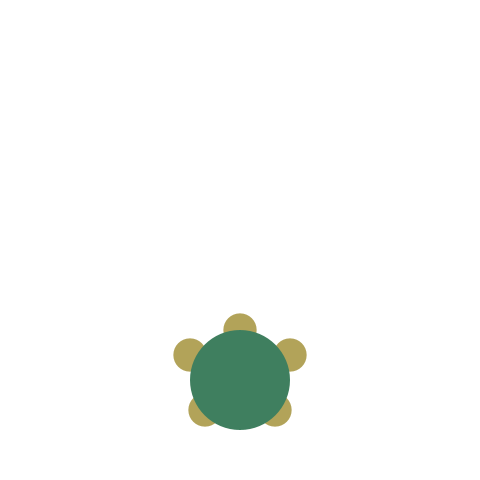
Frame 1 (no input)
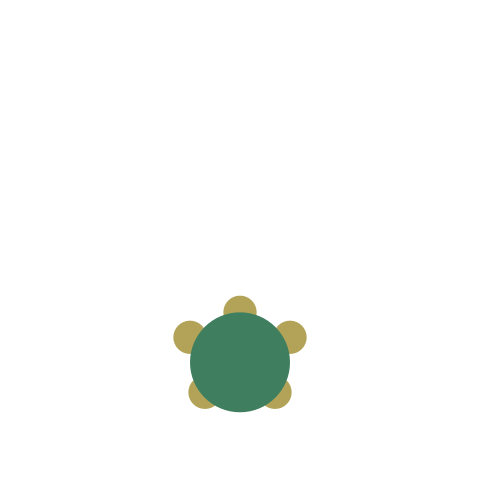
Frame 60 (the mouse pressed at the canvas centre just before this capture)
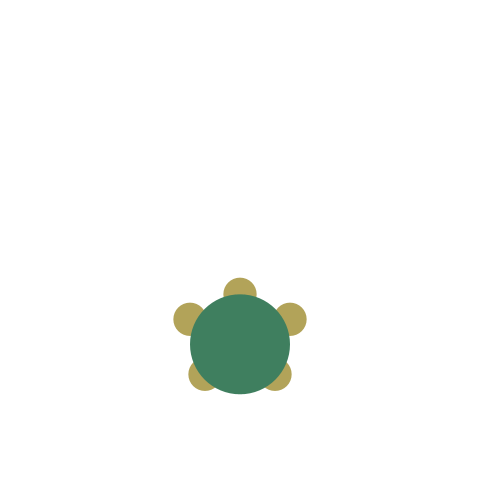
Frame 120 (the mouse held since frame 60 and released just before this capture)

The Processing sketch that drew these frames (run headless with seeded random() and noise(); from frame 60 on, the mouse is pressed at the canvas centre):

// Processing sketch: turtle
// ── turtle.pde
final float turtleD  = 100;        // 亀の大きさ(甲羅の直径)
Turtle turtle;

void setup() {
  size(480, 480);
  noStroke();
  colorMode(HSB, 360, 100, 100);
  turtle = new Turtle(turtleD, width / 2, height - turtleD);
}

void draw() {
  background(0, 0, 100);
  turtle.drawFigure();
  turtle.move();
}

class Turtle {
  final float vx0 = 0;
  final float vy0 = -0.3;
  float x;
  float y;
  float vx;
  float vy;
  float d;
  Shell shell;
  Head head;
  Foot foot;
  Turtle(float d, float x, float y) {  // 甲羅の直径と中心の初期位置
    this.d = d;
    this.x = x;
    this.y = y;
    vx = vx0;
    vy = vy0;
    head = new Head(d / 3, 0, - d / 2);
    shell = new Shell(d, 0, 0);
    foot = new Foot(d / 3, d / 2, - d / 4);
  }
  void drawFigure() {
    head.drawFigure(x, y);         // 頭を描画する
    foot.drawFigure(x, y);
    shell.drawFigure(x, y);        // 甲羅を描画する
  }
  void move() {
    x += vx;
    if (head.getTopY(y) > 0) {
      y += vy;
    }
  }
}

/** 甲羅 */
class Shell {
  float d;                 // 甲羅の直径
  float offsetX;           // 体の中心からのx方向のoffset
  float offsetY;           // 体の中心からのy方向のoffset
  Shell(float d, float offsetX, float offsetY) { //
    this.d = d;
    this.offsetX = offsetX;
    this.offsetY = offsetY;
  }
  void drawFigure(float baseX, float baseY) {
    fill(150, 50, 50);
    ellipse(baseX + offsetX, baseY + offsetY, d, d);
  }
}

/** 頭 */
class Head {
  float d;                 // 頭の直径
  float offsetX;           // 体の中心からのx方向のoffset
  float offsetY;           // 体の中心からのy方向のoffset
  Head(float d, float offsetX, float offsetY) {
    this.d = d;
    this.offsetX = offsetX;
    this.offsetY = offsetY;
  }
  /** 頭頂のy座標を返す */
  float getTopY(float baseY) {
    return baseY + offsetY - d / 2;
  }
  void drawFigure(float baseX, float baseY) {
    fill(50, 50, 70);
    ellipse(baseX + offsetX, baseY + offsetY, d, d);
  }
}

class Foot {
  float d;
  float offsetX;
  float offsetY;
  Foot(float d, float offsetX, float offsetY) {
    this.d = d;
    this.offsetX = offsetX;
    this.offsetY = offsetY;
  }
  void drawFigure(float baseX, float baseY) {
    fill(50, 50, 70);
    ellipse(baseX + offsetX, baseY + offsetY, d, d);
    ellipse(baseX - offsetX, baseY + offsetY, d, d);
    ellipse(baseX + offsetX*0.7, baseY - offsetY*1.2, d, d);
    ellipse(baseX - offsetX*0.7, baseY - offsetY*1.2, d, d);
  }
}
